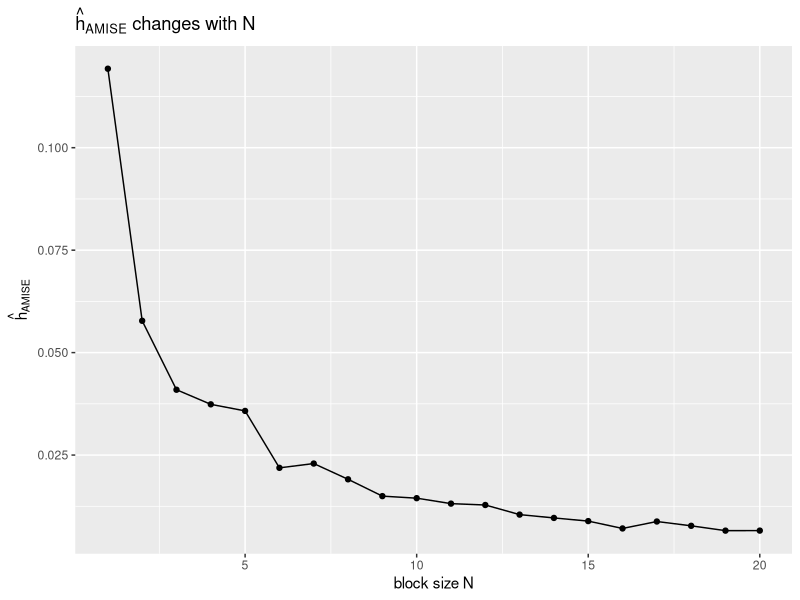
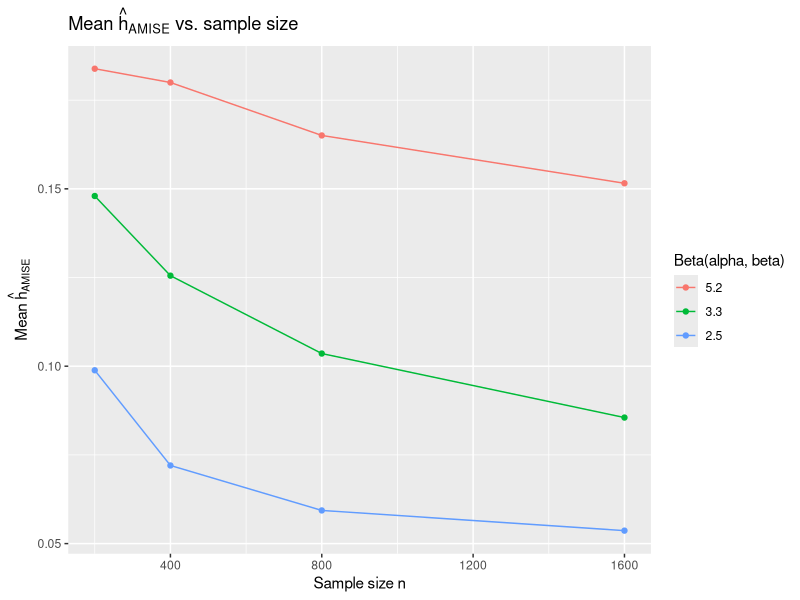
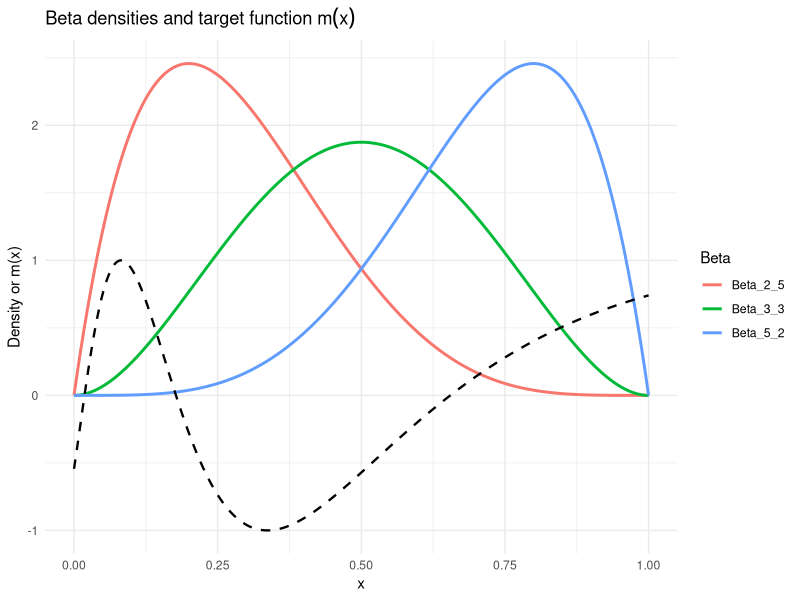
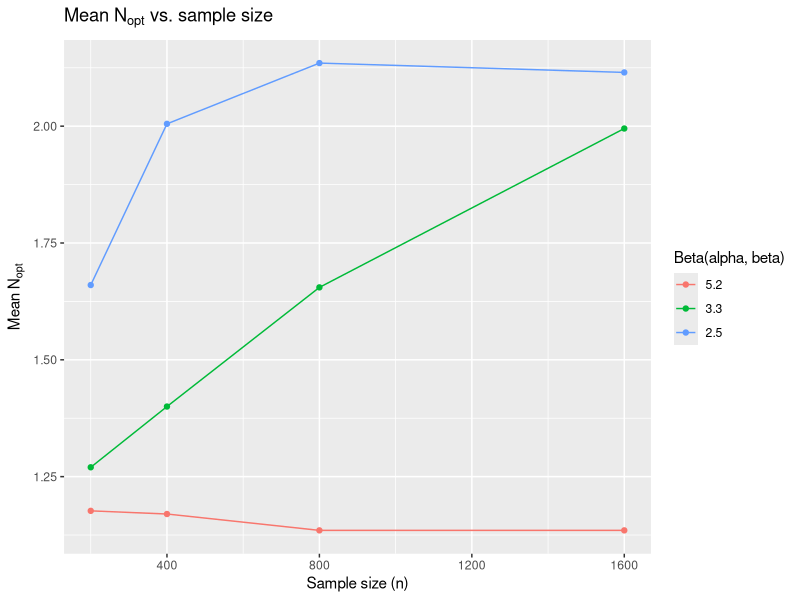

R code for these plots, in order:
## ---- chunk 1
knitr::opts_chunk$set(echo = TRUE, comment = "", prompt = TRUE)
knitr::opts_chunk$set(fig.align="center") 
## ---- chunk 2
# models and helper functions

library(tidyverse) 

# Generate one dataset
gen_data <- function(n, alpha, beta, sigma2=1) {
  x <- rbeta(n, alpha, beta)          
  y <- sin((x/3 + 0.1)^(-1)) + rnorm(n, sd = sqrt(sigma2))
  tibble(x=x, y=y)
}

# Cut into N blocks
block_ids_by_quantile <- function(x, N) {
  N <- max(1, as.integer(N)) # ensure at least 1 block
  qs <- unique(quantile(x, probs = seq(0, 1, length.out = N+1), type = 1)) # avoid empty blocks by unique()
  cut(x, breaks = qs, include.lowest = TRUE, labels = FALSE)
}

# Fit in each block; return fitted values, second derivatives, and df used
fit_by_block <- function(df, N) {
  id <- block_ids_by_quantile(df$x, N)
  df$block <- id
  n <- nrow(df)
  mhat <- numeric(n)
  m2hat <- numeric(n)
  df_used <- 0L

  for (j in sort(unique(id))) {
    idx <- which(id == j)
    xj <- df$x[idx]
    yj <- df$y[idx]
    fit <- lm(yj ~ poly(xj, 4, raw = TRUE)) # ensure not fit with orthogonal polynomials
    cf <- coef(fit)
    # Fitted values mhat_j(x)
    mhat[idx] <- cf[1] + cf[2]*xj + cf[3]*xj^2 + cf[4]*xj^3 + cf[5]*xj^4
    # Second derivative m''(x) = 2*cf3 + 6*cf4*x + 12*cf5*x^2
    m2hat[idx] <- 2*cf[3] + 6*cf[4]*xj + 12*cf[5]*xj^2
    df_used <- df_used + length(cf)   # degree of freedom is 5 because of quartic poly
  }
  list(mhat = mhat, m2hat = m2hat, df_used = df_used)
}

# Estimates θ22(N) and σ^2(N) 
theta22_hat <- function(m2hat) {
  mean(m2hat^2)
}
sigma2_hat <- function(y, mhat, df_used, n) {
  sum((y - mhat)^2)/max(1, n - df_used) #prevent division by zero or negative values
}

# Mallow's Cp
Cp_of_N <- function(N, y, x) {
  n <- length(y)
  Nmax <- max(min(floor(n/20), 5), 1)
  # Fit at N and at Nmax
  fitN <- fit_by_block(tibble(x=x, y=y), N)
  fitNmx <- fit_by_block(tibble(x=x, y=y), Nmax)
  rssN <- sum((y - fitN$mhat)^2)
  rssNmx <- sum((y - fitNmx$mhat)^2)
  cp <- rssN / (rssNmx / (n - 5*Nmax)) - (n - 10*N)
  tibble(N=N, Cp=cp, rssN=rssN, rssNmax=rssNmx, Nmax=Nmax)
}

# h_AMISE (support length is 1 for Beta distribution)
h_AMISE_hat <- function(n, sigma2_hat, theta22_hat, support_len = 1) {
  n^(-1/5) * ((35 * sigma2_hat * support_len) / theta22_hat)^(1/5)
}
## ---- chunk 3
#test(one run)
set.seed(517) 
n <- 500
df <- gen_data(n, alpha=2, beta=5, sigma2=1)

# Choose N by Cp
candidateN <- 1:max(min(floor(n/20), 5), 1)  
cp_tbl <- bind_rows(lapply(candidateN, Cp_of_N, y=df$y, x=df$x))
N_opt <- cp_tbl$N[ which.min(cp_tbl$Cp) ]
# Fit with optimal N
fit_opt <- fit_by_block(df, N_opt)
theta22_hat_val <- theta22_hat(fit_opt$m2hat)
sigma2_hat_val <- sigma2_hat(df$y, fit_opt$mhat, df_used = 5*N_opt, n = n)
hhat <- h_AMISE_hat(n, sigma2_hat_val, theta22_hat_val, support_len = 1)

list(N_opt = N_opt,
     theta22_hat = theta22_hat_val,
     sigma2_hat = sigma2_hat_val,
     h_AMISE_hat = hhat)

## ---- chunk 4
# how does h_AMISE change with N
candidateN <- 1:20
differentN_tbl <- lapply(candidateN, function(N) {
  fitN <- fit_by_block(df, N)
  tibble(
    N = N,
    theta22 = theta22_hat(fitN$m2hat),
    sigma2 = sigma2_hat(df$y, fitN$mhat, df_used = 5*N, n = n),
    hhat = h_AMISE_hat(n, sigma2 = sigma2, theta22 = theta22, support_len = 1)
  )
}) %>% bind_rows()

ggplot(differentN_tbl, aes(N, hhat)) +
  geom_line() + geom_point() +
  labs(title = hat(h)[AMISE] ~ "changes with N",
       x = "block size N", y = expression(hat(h)[AMISE]))
## ---- chunk 5
# different n and different Beta parameters
grid_n <- c(200, 400, 800, 1600)
grid_ab <- tibble(alpha = c(2,3,5), beta = c(5,3,2))  #right‑skew, symmetric, left‑skew
rep_each <- 200  # repetitions for stability

run_cell <- function(n, alpha, beta, reps = rep_each) {
  Nmax <- max(min(floor(n/20), 5), 1)
  candidateN <- 1:Nmax

  out_tbl <- purrr::map_dfr(1:reps, function(.r) {
    df <- gen_data(n, alpha, beta, sigma2 = 1)
    cp_tbl <- bind_rows(lapply(candidateN, Cp_of_N, y = df$y, x = df$x))
    N_opt <- cp_tbl$N[which.min(cp_tbl$Cp)]

    fit <- fit_by_block(df, N_opt)
    th22 <- theta22_hat(fit$m2hat)
    sg2 <- sigma2_hat(df$y, fit$mhat, df_used = 5*N_opt, n = n)
    hhat <- h_AMISE_hat(n, sg2, th22, 1)

    tibble(N_opt = N_opt, theta22 = th22, sigma2 = sg2, hhat = hhat)
  })

  out_tbl %>% mutate(n = n, alpha = alpha, beta = beta, .before = 1)
}

set.seed(517)
big_tbl <- bind_rows(
  lapply(grid_n, function(nn)
    bind_rows(lapply(1:nrow(grid_ab), function(i)
      run_cell(nn, grid_ab$alpha[i], grid_ab$beta[i], reps=rep_each)
    ))
  )
)

summ_tbl <- big_tbl %>%
  group_by(n, alpha, beta) %>%
  summarise(hhat_mean = mean(hhat), hhat_sd = sd(hhat),
            Nopt_mean = mean(N_opt), .groups="drop")

summ_tbl
## ---- chunk 6
# How does hhat_mean behave for different sample size n
ggplot(summ_tbl, aes(x = n, y = hhat_mean, color = interaction(alpha, beta))) +
  geom_line() + geom_point() +
  labs(title = expression("Mean" ~ hat(h)[AMISE] ~ "vs. sample size"),
       x = "Sample size n", y = expression("Mean" ~ hat(h)[AMISE]),
       color = "Beta(alpha, beta)")
## ---- chunk 7
library(tidyverse)

# target function
m <- function(x) sin(1 / (x / 3 + 0.1))

# Grid of x values
x_vals <- seq(0, 1, length.out = 1000)

# Densities of X under different Beta distributions
dens_df <- tibble(
  x = x_vals,
  Beta_3_3 = dbeta(x, 3, 3),
  Beta_2_5 = dbeta(x, 2, 5),
  Beta_5_2 = dbeta(x, 5, 2),
  m_x = m(x)
)


dens_long <- dens_df %>%
  pivot_longer(cols = starts_with("Beta"), names_to = "Beta", values_to = "density")

# Plot density vs. function
ggplot(dens_long, aes(x = x, y = density, color = Beta)) +
  geom_line(size = 1) +
  geom_line(aes(y = m_x), color = "black", linetype = "dashed", size = 0.8, data = distinct(dens_df, x, m_x)) +
  labs(title = expression("Beta densities and target function " * m(x)),
       y = "Density or m(x)",
       x = "x") +
  theme_minimal()

## ---- chunk 8
# How does Nopt behave for different sample size n
ggplot(summ_tbl, aes(x = n, y = Nopt_mean, color = interaction(alpha, beta))) +
  geom_line() + geom_point() +
  labs(title = expression("Mean" ~ N[opt] ~ "vs. sample size"),
       x = "Sample size (n)", y = expression("Mean" ~ N[opt]),
       color = "Beta(alpha, beta)")

